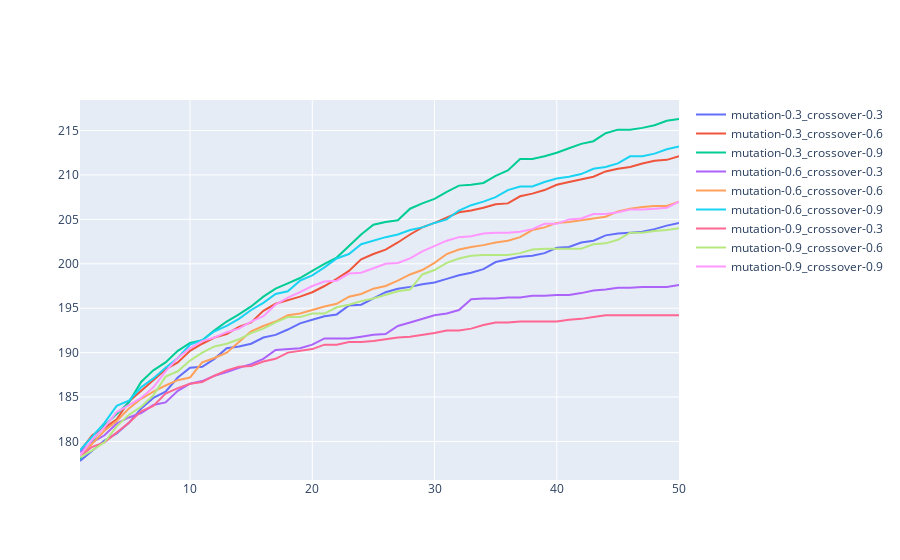

Source (notebook cell):
### Code cell
# Create traces
fig = go.Figure()

for idx in range(len(list_name_columns)):
    fig.add_trace(go.Scatter(x=df.index, y=df.iloc[:,idx],
                        mode='lines',
                        name=list_name_columns[idx]))


fig.show()
